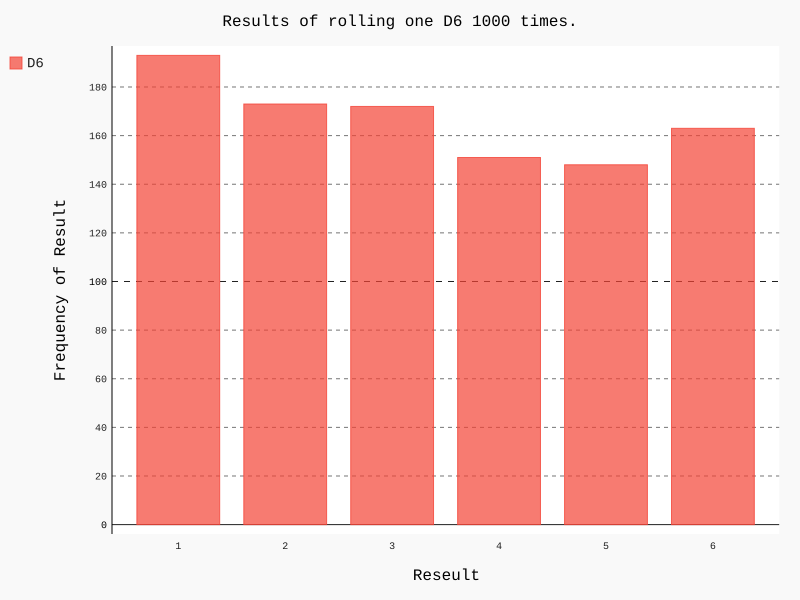

Write Python code to recreate this figure.
import pygal


from die import Die


# cria um d6
die = Die()

# Faz alguns lançamentos e armazena os resultados em uma lista
results = []
for roll_num in range(1000):
	result = die.roll()
	results.append(result)
	
	
# Analisa os resultados
frequencies = []
for value in range(1, die.num_sides + 1):
	frequency = results.count(value)
	frequencies.append(frequency)


# Visualiza  os resultados
hist = pygal.Bar()

hist.title = "Results of rolling one D6 1000 times."
hist.x_labels = ['1', '2', '3' , '4' , '5', '6']
hist.x_title = "Reseult"
hist.y_title = "Frequency of Result"

hist.add('D6', frequencies)
hist.render_to_file('die_visual.svg')
